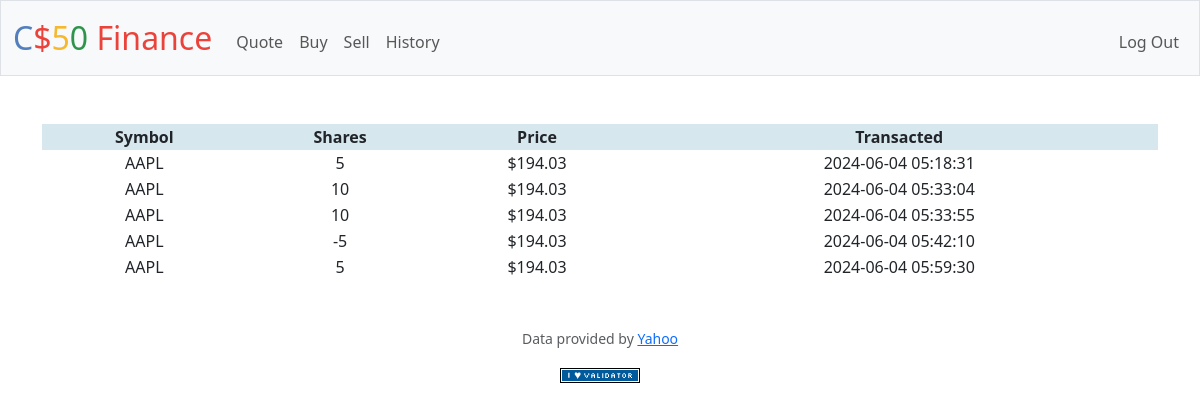
Screenshot of /history (signed in) with the database file from the repository.
### tables this page shows
CREATE TABLE shares (id INTEGER PRIMARY KEY AUTOINCREMENT NOT NULL, uid INTEGER NOT NULL, symb varchar(10) NOT NULL, qty INTEGER NOT NULL, price NUMERIC NOT NULL, Timestamp DATETIME DEFAULT CURRENT_TIMESTAMP);

### app.py (the view)
@app.route("/history")
@login_required
def history():
    db = SQL("sqlite:///finance.db")
    data=db.execute("SELECT * FROM shares WHERE uid=?",session["user_id"])
    return render_template("/history.html", data=data)

### app.py (called while the page is built)
@app.after_request
def after_request(response):
    response.headers["Cache-Control"] = "no-cache, no-store, must-revalidate"
    response.headers["Expires"] = 0
    response.headers["Pragma"] = "no-cache"
    return response

### helpers.py (called while the page is built)
def login_required(f):
    @wraps(f)
    def decorated_function(*args, **kwargs):
        if session.get("user_id") is None:
            return redirect("/login")
        return f(*args, **kwargs)
    return decorated_function

### templates/history.html (shortened to what this page needs)
{% extends "layout.html" %}
{% block main %}
<div style="width:100%;">
    <table style="width:100%;">
        <tr style="background: #3388aa33;">
            <th>Symbol</th>
            <th>Shares</th>
            <th>Price</th>
            <th>Transacted</th>
        </tr>
        {% for d in data %}
        <tr>
            <td>{{d.symb}}</td>
            <td>{{d.qty}}</td>
            <td>${{d.price}}</td>
            <td>{{d.Timestamp}}</td>
        </tr>
        {% endfor %}
    </table>
</div>
{% endblock %}

### templates/layout.html (shortened to what this page needs)
<!DOCTYPE html>
<html lang="en">
    <head>
        <link href="https://cdn.jsdelivr.net/npm/bootstrap@5.3.3/dist/css/bootstrap.min.css" rel="stylesheet">
        <link href="/static/styles.css" rel="stylesheet">
    </head>
    <body>
        <nav class="bg-light border navbar navbar-expand-md navbar-light">
            <div class="container-fluid">
                <a class="navbar-brand" href="/"><span class="blue">C</span><span class="red">$</span><span class="yellow">5</span><span class="green">0</span> <span class="red">Finance</span></a>
                <div class="collapse navbar-collapse" id="navbar">
                    {% if session["user_id"] %}
                        <ul class="navbar-nav me-auto mt-2">
                            <li class="nav-item"><a class="nav-link" href="/quote">Quote</a></li>
                            <li class="nav-item"><a class="nav-link" href="/buy">Buy</a></li>
                            <li class="nav-item"><a class="nav-link" href="/sell">Sell</a></li>
                            <li class="nav-item"><a class="nav-link" href="/history">History</a></li>
                        </ul>
                        <ul class="navbar-nav ms-auto mt-2">
                            <li class="nav-item"><a class="nav-link" href="/logout">Log Out</a></li>
                        </ul>
                    {% else %}
                        <ul class="navbar-nav ms-auto mt-2">
                            <li class="nav-item"><a class="nav-link" href="/register">Register</a></li>
                            <li class="nav-item"><a class="nav-link" href="/login">Log In</a></li>
                        </ul>
                    {% endif %}
                </div>
            </div>
        </nav>
        <main class="container py-5 text-center">
            {% block main %}{% endblock %}
        </main>
        <footer class="mb-5">
            <p class="mb-3 small text-center text-muted">
                Data provided by <a href="https://finance.yahoo.com/">Yahoo</a>
            </p>
            <form action="https://validator.w3.org/check" class="text-center" enctype="multipart/form-data" method="post" target="_blank">
                <input alt="Validate" src="/static/I_heart_validator.png" type="image">
            </form>
        </footer>
    </body>
</html>

### static/styles.css (style rules this page uses)
nav .navbar-brand { font-size: xx-large; }
nav .navbar-brand .blue { color: #537fbe; }
nav .navbar-brand .red { color: #ea433b; }
nav .navbar-brand .yellow { color: #f5b82e; }
nav .navbar-brand .green { color: #2e944b; }

### rows the page displays
shares: symb "AAPL", qty "5", price "194.03", Timestamp "2024-06-04 05:18:31"
shares: symb "AAPL", qty "10", price "194.03", Timestamp "2024-06-04 05:33:04"
shares: symb "AAPL", qty "10", price "194.03", Timestamp "2024-06-04 05:33:55"
shares: symb "AAPL", qty "-5", price "194.03", Timestamp "2024-06-04 05:42:10"
shares: symb "AAPL", qty "5", price "194.03", Timestamp "2024-06-04 05:59:30"
